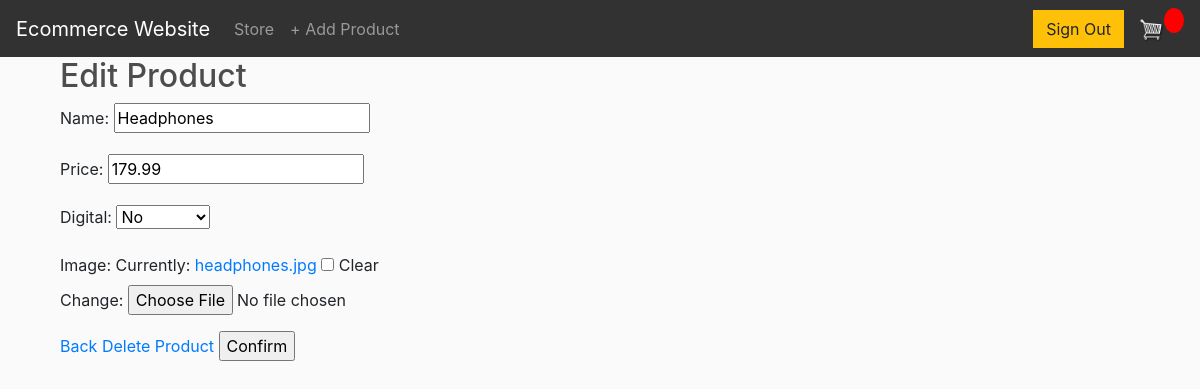
/inventory/edit/1 (signed in), run on the app's committed database.
### store/models.py (models this page shows, shortened)
class Product(models.Model):
    name = models.CharField(max_length= 200)
    price = models.DecimalField(max_digits=7, decimal_places=2)
    digital = models.BooleanField(default = False, null = True, blank = False)
    image = models.ImageField(null=True, blank=True)

### store/views.py (the view)
# urls.py: path("inventory/edit/<slug:pk>", views.UpdateProductView.as_view(), name='edit_product'),
class UpdateProductView(LoginRequiredMixin, UpdateView):
    template_name = 'store/update_product.html'
    model = Product
    form_class = ProductForm

### store/forms.py
class ProductForm(forms.ModelForm):
    class Meta:
        model = Product
        fields = "__all__"

### store/templates/store/update_product.html (shortened to what this page needs)
{% extends 'store/Main.html' %}
{% load static %}
{% block content %}
        <div class="container">
            <h2>Edit Product</h2>
            <form method="POST" action ="">
                {{ form.as_p }}
                <div class="submit">
                    <a class="cancel" href="{% url 'store' %}">Back</a>
                    <a class="delete" href="{% url 'delete_product' product.id %}">Delete Product</a>
                    <input type='submit' value="Confirm">
                </div>
            </form>
        </div>
{% endblock %}

### store/static/css/main.css (style rules this page uses)
html { scroll-behavior: smooth; }
body { background-color: hsl(0, 0%, 98%); }
h1, h2, h3, h4, h5, h6 { color: hsl(0,0%, 30%); }

### data on the page
Product: name "Headphones", price "179.99", digital "No"
